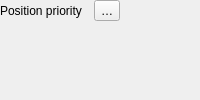
                          <widget class="QFrame" name="mPlacementCartographicFrame">
                           <layout class="QGridLayout" name="gridLayout_39">
                            <property name="leftMargin">
                             <number>0</number>
                            </property>
                            <property name="topMargin">
                             <number>0</number>
                            </property>
                            <property name="rightMargin">
                             <number>0</number>
                            </property>
                            <property name="bottomMargin">
                             <number>0</number>
                            </property>
                            <item row="0" column="2">
                             <widget class="QgsPropertyOverrideButton" name="mPointPositionOrderDDBtn">
                              <property name="text">
                               <string>…</string>
                              </property>
                             </widget>
                            </item>
                            <item row="0" column="1" rowspan="2">
                             <widget class="QFrame" name="mPlacementFixedQuadrantFrame_2">
                              <layout class="QGridLayout" name="gridLayout_11">
                               <property name="leftMargin">
                                <number>0</number>
                               </property>
                               <property name="topMargin">
                                <number>0</number>
                               </property>
                               <property name="rightMargin">
                                <number>0</number>
                               </property>
                               <property name="bottomMargin">
                                <number>0</number>
                               </property>
                               <property name="spacing">
                                <number>2</number>
                               </property>
                              </layout>
                             </widget>
                            </item>
                            <item row="0" column="3">
                             <spacer name="horizontalSpacer_27">
                              <property name="orientation">
                               <enum>Qt::Horizontal</enum>
                              </property>
                              <property name="sizeHint" stdset="0">
                               <size>
                                <width>0</width>
                                <height>12</height>
                               </size>
                              </property>
                             </spacer>
                            </item>
                            <item row="0" column="0">
                             <widget class="QLabel" name="label_20">
                              <property name="sizePolicy">
                               <sizepolicy hsizetype="Maximum" vsizetype="Preferred">
                                <horstretch>0</horstretch>
                                <verstretch>0</verstretch>
                               </sizepolicy>
                              </property>
                              <property name="text">
                               <string>Position priority</string>
                              </property>
                             </widget>
                            </item>
                           </layout>
                          </widget>
